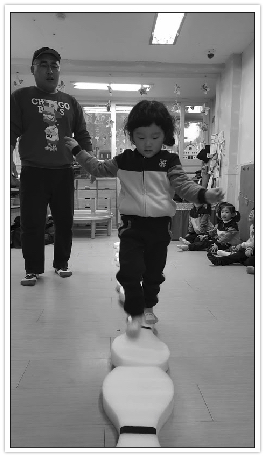
#> input picture img_MiBaRui3.jpg, 265 x 457 px
$ python body_detection.py
#> lines starting #> are read from the running program, lines starting #| are printed output that depends on the picture; after the words box and inside, x2 and y2 are one past the last pixel; in counts of white or black regions, pixels touching at a corner belong together

import numpy as np
import cv2
from matplotlib import pyplot as plt

image = cv2.imread('img_MiBaRui3.jpg')
#> image is the input picture: shape (457, 265, 3); mean B, G, R 132.6, 132.6, 132.6
grayImage = cv2.cvtColor(image, cv2.COLOR_BGR2GRAY)

body_cascade = cv2.CascadeClassifier('haarcascade_fullbody.xml')
body = body_cascade.detectMultiScale(grayImage, 1.01, 10)
#> body = [[40, 206, 40, 81], [11, 212, 43, 86], [82, 120, 114, 227]]

for (x,y,w,h) in body:
    cv2.rectangle(image,(x,y),(x+w,y+h),(0,0,255),3)
#> this loop made 3 passes
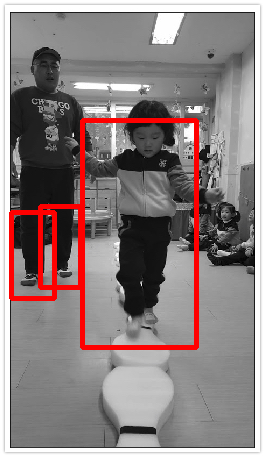
#> image: shape (457, 265, 3); 4.6% of pixels changed, all inside (x1, y1, x2, y2) = (9, 118, 199, 350)

plt.figure(figsize=(12,12))
plt.imshow(image, cmap='gray')
plt.xticks([]), plt.yticks([])  # to hide tick values on X and Y axis
plt.show()

$ run again, with 1.png saved as img_MiBaRui3.jpg
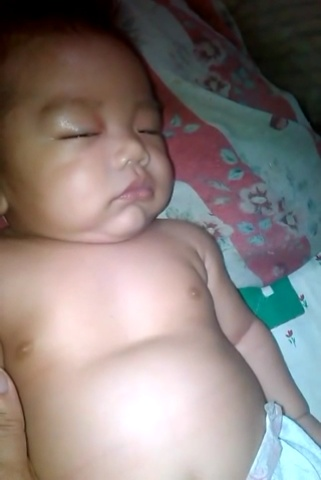
#> input picture 1.png, 321 x 480 px
#> image is the input picture: shape (480, 321, 3); mean B, G, R 124.4, 127.5, 137.5
#> `grayImage = cv2.cvtColor(image, cv2.COLOR_BGR2GRAY)`:
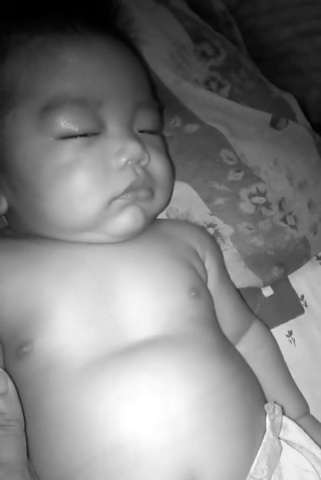
#> grayImage: shape (480, 321); min 0, max 255, mean 130.2
#> body = ()
